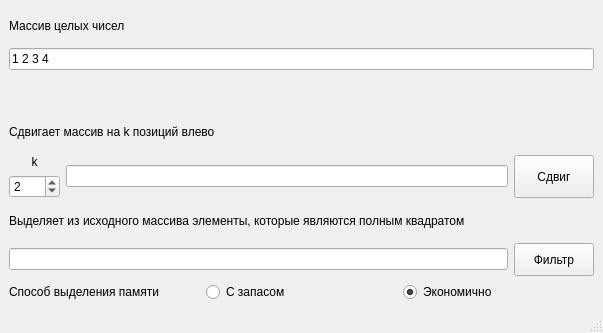
<?xml version="1.0" encoding="UTF-8"?>
<ui version="4.0">
 <class>MainWindow</class>
 <widget class="QMainWindow" name="MainWindow">
  <property name="geometry">
   <rect>
    <x>0</x>
    <y>0</y>
    <width>603</width>
    <height>333</height>
   </rect>
  </property>
  <property name="windowTitle">
   <string>MainWindow</string>
  </property>
  <widget class="QWidget" name="centralwidget">
   <layout class="QVBoxLayout" name="verticalLayout_2">
    <item>
     <widget class="QLabel" name="label_4">
      <property name="text">
       <string>Массив целых чисел</string>
      </property>
     </widget>
    </item>
    <item>
     <widget class="QLineEdit" name="input_arr_lineEdit">
      <property name="text">
       <string>1 2 3 4</string>
      </property>
     </widget>
    </item>
    <item>
     <widget class="QLabel" name="error_output">
      <property name="text">
       <string/>
      </property>
     </widget>
    </item>
    <item>
     <widget class="QLabel" name="label">
      <property name="text">
       <string>Сдвигает массив на k позиций влево</string>
      </property>
     </widget>
    </item>
    <item>
     <layout class="QHBoxLayout" name="horizontalLayout">
      <item>
       <layout class="QVBoxLayout" name="verticalLayout">
        <item>
         <widget class="QLabel" name="label_2">
          <property name="text">
           <string>k</string>
          </property>
          <property name="alignment">
           <set>Qt::AlignCenter</set>
          </property>
         </widget>
        </item>
        <item>
         <widget class="QSpinBox" name="k_spinBox">
          <property name="minimum">
           <number>-100</number>
          </property>
          <property name="maximum">
           <number>100</number>
          </property>
          <property name="value">
           <number>2</number>
          </property>
         </widget>
        </item>
       </layout>
      </item>
      <item>
       <widget class="QLineEdit" name="shifted_arr_lineEdit">
        <property name="enabled">
         <bool>true</bool>
        </property>
        <property name="readOnly">
         <bool>true</bool>
        </property>
       </widget>
      </item>
      <item>
       <widget class="QPushButton" name="shift_btn">
        <property name="sizePolicy">
         <sizepolicy hsizetype="Minimum" vsizetype="Minimum">
          <horstretch>0</horstretch>
          <verstretch>0</verstretch>
         </sizepolicy>
        </property>
        <property name="text">
         <string>Сдвиг</string>
        </property>
       </widget>
      </item>
     </layout>
    </item>
    <item>
     <widget class="QLabel" name="label_5">
      <property name="text">
       <string>Выделяет из исходного массива элементы, которые являются полным квадратом</string>
      </property>
     </widget>
    </item>
    <item>
     <layout class="QHBoxLayout" name="horizontalLayout_2">
      <item>
       <widget class="QLineEdit" name="filtered_arr_lineEdit">
        <property name="readOnly">
         <bool>true</bool>
        </property>
       </widget>
      </item>
      <item>
       <widget class="QPushButton" name="filter_btn">
        <property name="sizePolicy">
         <sizepolicy hsizetype="Minimum" vsizetype="Minimum">
          <horstretch>0</horstretch>
          <verstretch>0</verstretch>
         </sizepolicy>
        </property>
        <property name="text">
         <string>Фильтр</string>
        </property>
       </widget>
      </item>
     </layout>
    </item>
    <item>
     <layout class="QHBoxLayout" name="horizontalLayout_4">
      <item>
       <widget class="QLabel" name="label_6">
        <property name="text">
         <string>Способ выделения памяти</string>
        </property>
       </widget>
      </item>
      <item>
       <widget class="QRadioButton" name="reserve_mem_rbtn">
        <property name="text">
         <string>С запасом</string>
        </property>
        <attribute name="buttonGroup">
         <string notr="true">buttonGroup</string>
        </attribute>
       </widget>
      </item>
      <item>
       <widget class="QRadioButton" name="economy_mem_rbtn">
        <property name="text">
         <string>Экономично</string>
        </property>
        <property name="checked">
         <bool>true</bool>
        </property>
        <attribute name="buttonGroup">
         <string notr="true">buttonGroup</string>
        </attribute>
       </widget>
      </item>
     </layout>
    </item>
   </layout>
  </widget>
  <widget class="QMenuBar" name="menubar">
   <property name="geometry">
    <rect>
     <x>0</x>
     <y>0</y>
     <width>603</width>
     <height>22</height>
    </rect>
   </property>
  </widget>
  <widget class="QStatusBar" name="statusbar"/>
 </widget>
 <resources/>
 <connections/>
 <buttongroups>
  <buttongroup name="buttonGroup"/>
  <buttongroup name="buttonGroup_2"/>
 </buttongroups>
</ui>
